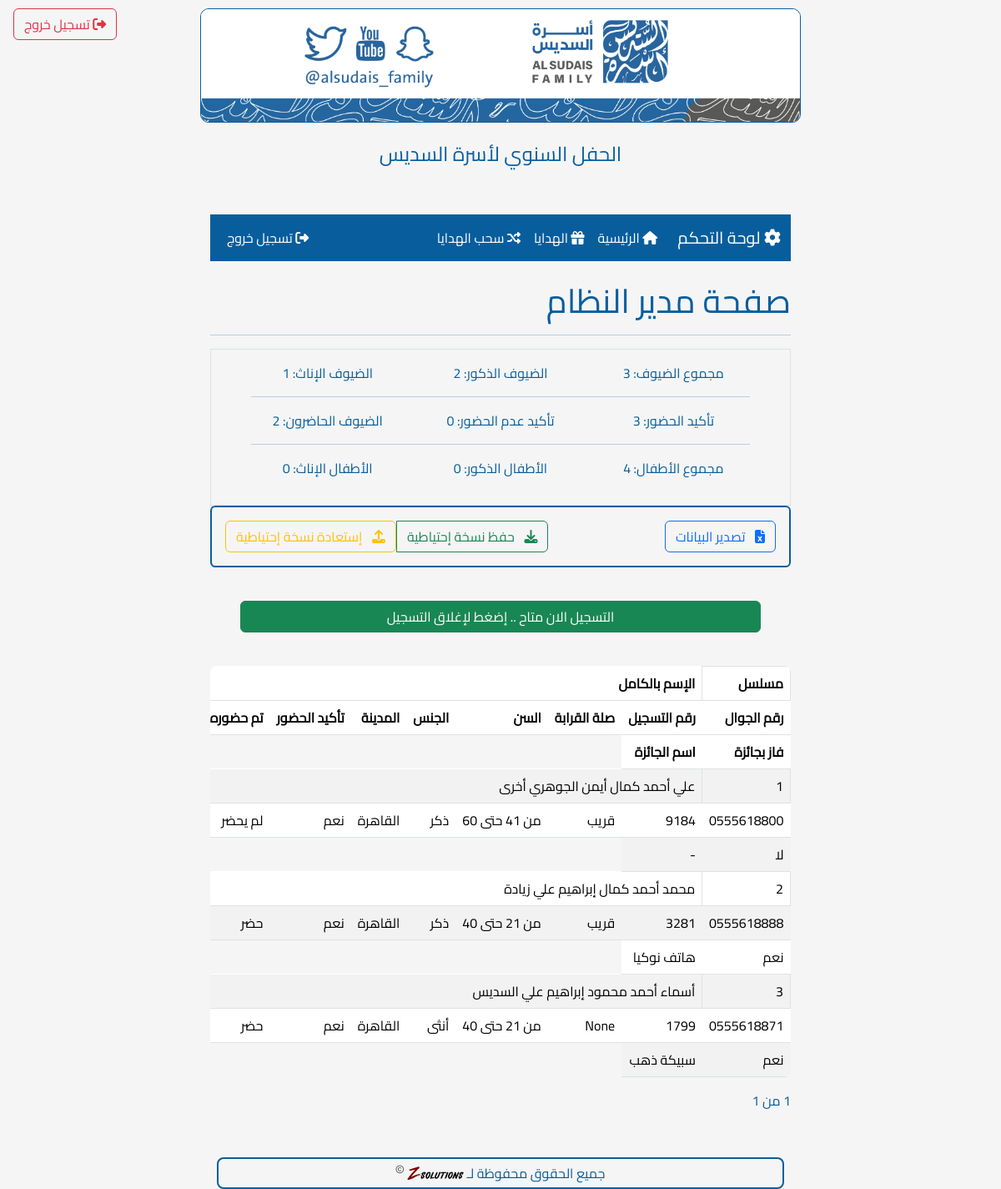
Before: /admin (signed in) with the older database file.
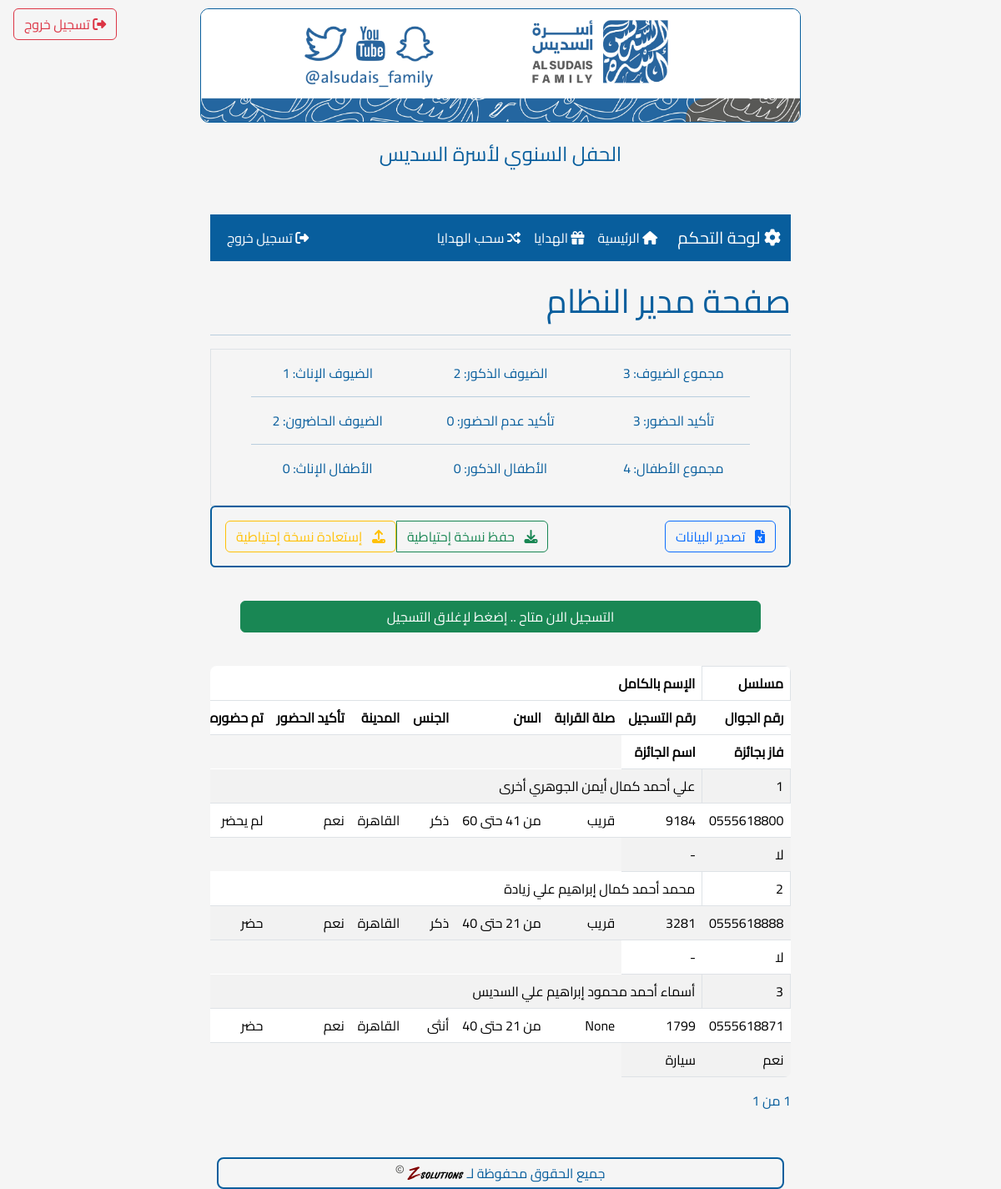
After: the same page with the newer database file.
### app.py (models this page shows, shortened)
class Registration(db.Model):
    __tablename__ = "registration"
    id = db.Column(db.Integer, primary_key=True, autoincrement=True)
    phone_number = db.Column(db.String(16), unique=True, nullable=False)
    first_name = db.Column(db.Text, nullable=False)
    family_name = db.Column(db.Text, nullable=False)
    father_name = db.Column(db.Text)
    first_grand_name = db.Column(db.Text)
    second_grand_name = db.Column(db.Text)
    third_grand_name = db.Column(db.Text)
    relation = db.Column(db.Text)
    age = db.Column(db.String(3))
    gender = db.Column(db.String(15))
    city = db.Column(db.Text)
    attendance = db.Column(db.Text, nullable=False)
    ideas = db.Column(db.Text)
    registration_number = db.Column(db.String(4), unique=True)
    prize_id = db.Column(db.Integer, db.ForeignKey("prize.id", name="fk_reg_prize_id"))
    is_attended = db.Column(db.Boolean, default=False)
    prize = db.relationship('Prize', backref='winner', lazy=True)

class Prize(db.Model):
    __tablename__ = "prize"
    id = db.Column(db.Integer, primary_key=True)
    name = db.Column(db.String(100), nullable=False)
    description = db.Column(db.Text)
    guest_registration_number = db.Column(db.String(4))
    allowed_families = db.Column(db.String(100))
    allowed_age_range = db.Column(db.String(100))
    allowed_gender = db.Column(db.String(100))
    is_next = db.Column(db.Boolean, default=False)

### app.py (the view)
@app.route("/admin/", methods=["GET"])
@app.route("/admin", methods=["GET"])
@role_required(['admin'])
def admin():
    page = request.args.get('page', 1, type=int)
    per_page = 10
    guests_query = Registration.query.outerjoin(Prize, Registration.prize_id == Prize.id)
    guests = guests_query.order_by(Registration.id.desc()).paginate(
        page=page, per_page=per_page, error_out=False
    )
    guests_count = guests_query.count()
    guest_attendance = guests_query.filter(
        Registration.attendance == "سوف أحضر باذن الله"
    ).count()
    guest_not_attendance = guests_query.filter(
        Registration.attendance == "أعتذر عن الحضور"
    ).count()
    guest_is_attended = guests_query.filter(Registration.is_attended.is_(True)).count()
    guest_male = guests_query.filter(Registration.gender == "ذكر").count()
    guest_female = guests_query.filter(Registration.gender == "أنثى").count()
    children_count = Children.query.count()
    children_male = Children.query.filter(Children.gender == "ذكر").count()
    children_female = Children.query.filter(Children.gender == "أنثى").count()
    close_registrations_form = CloseRegistrationForm()
    close_registrations = app.config["Close_Registrations"]
    return render_template(
        'admin.html',
        guests=guests,
        guests_count=guests_count,
        guest_attendance=guest_attendance,
        guest_not_attendance=guest_not_attendance,
        guest_is_attended=guest_is_attended,
        guest_male=guest_male,
        guest_female=guest_female,
        children_count=children_count,
        children_male=children_male,
        children_female=children_female,
        form=close_registrations_form,
        close_registrations=close_registrations,
    )

### app.py (called while the page is built)
def role_required(allowed_roles):
    def decorator(f):
        @wraps(f)
        def decorated_function(*args, **kwargs):
            if 'role' not in session:
                flash('يرجى تسجيل الدخول أولاً', 'error')
                if request.endpoint != 'admin_login':  # Prevent redirect loop
                    return redirect(url_for('admin_login'))
                return f(*args, **kwargs)
            if session['role'] not in allowed_roles:
                flash('غير مصرح لك بالوصول لهذه الصفحة', 'error')
                if session['role'] == 'receptionist':
                    return redirect(url_for('confirm_attendence'))
                return redirect(url_for('index'))
            return f(*args, **kwargs)
        return decorated_function
    return decorator

### templates/admin.html (shortened to what the changed rows need)
<!DOCTYPE html>
{% extends 'base.html' %}
{% block content %}
    <h1 class="col">صفحة مدير النظام</h1>
    <div class="table-responsive mt-4">
        <table class="table table-striped">
            <thead>
                <tr>
                    <th class="border border-1">مسلسل</th>
                    <th colspan="7">الإسم بالكامل</th>
                <tr>
                    <th>رقم الجوال</th>
                    <th>رقم التسجيل</th>
                    <th>صلة القرابة</th>
                    <th>السن</th>
                    <th>الجنس</th>
                    <th>المدينة</th>
                    <th>تأكيد الحضور</th>
                    <th>تم حضوره</th>
                </tr>
                <tr>
                    <th>فاز بجائزة</th>
                    <th>اسم الجائزة</th>
                </tr>
            </thead>
            <tbody>
                {% for guest in guests.items %}
                <tr>
                    <td class="border border-1">{{ loop.index }}</td>
                    <td colspan="7">{{ guest.first_name }} {{ guest.father_name }} {{ guest.first_grand_name }} {{ guest.second_grand_name }} {{ guest.third_grand_name }} {{ guest.family_name }}</td>
                </tr>
                <tr>
                    <td>{{ guest.phone_number }}</td>
                    <td>{{ guest.registration_number }}</td>
                    <td>{{ guest.relation }}</td>
                    <td>{{ guest.age|replace('سنة', '') }}</td>
                    <td>{{ guest.gender }}</td>
                    <td>{{ guest.city }}</td>
                    <td>{% if guest.attendance=='سوف أحضر باذن الله' %}نعم{% else %}أعتذر{%endif%}</td>
                    <td>{% if guest.is_attended %}حضر{% else %}لم يحضر{%endif%}</td>
                </tr>
                <tr>
                    <td>{% if guest.prize_id %}نعم{% else %}لا{%endif%}</td>
                    <td>{% if guest.prize_id %}{{ guest.prize.name }}{% else %}-{% endif %}</td>
                </tr>
                {% endfor %}
            </tbody>
        </table>
    </div>
    <br>
{% endblock %}

Changed rows visible on the page:
changed Registration "محمد": prize.name "هاتف نوكيا" → (not shown); prize_id "نعم" → "لا -"
changed Registration "أسماء": prize.name "سبيكة ذهب" → "سيارة"
